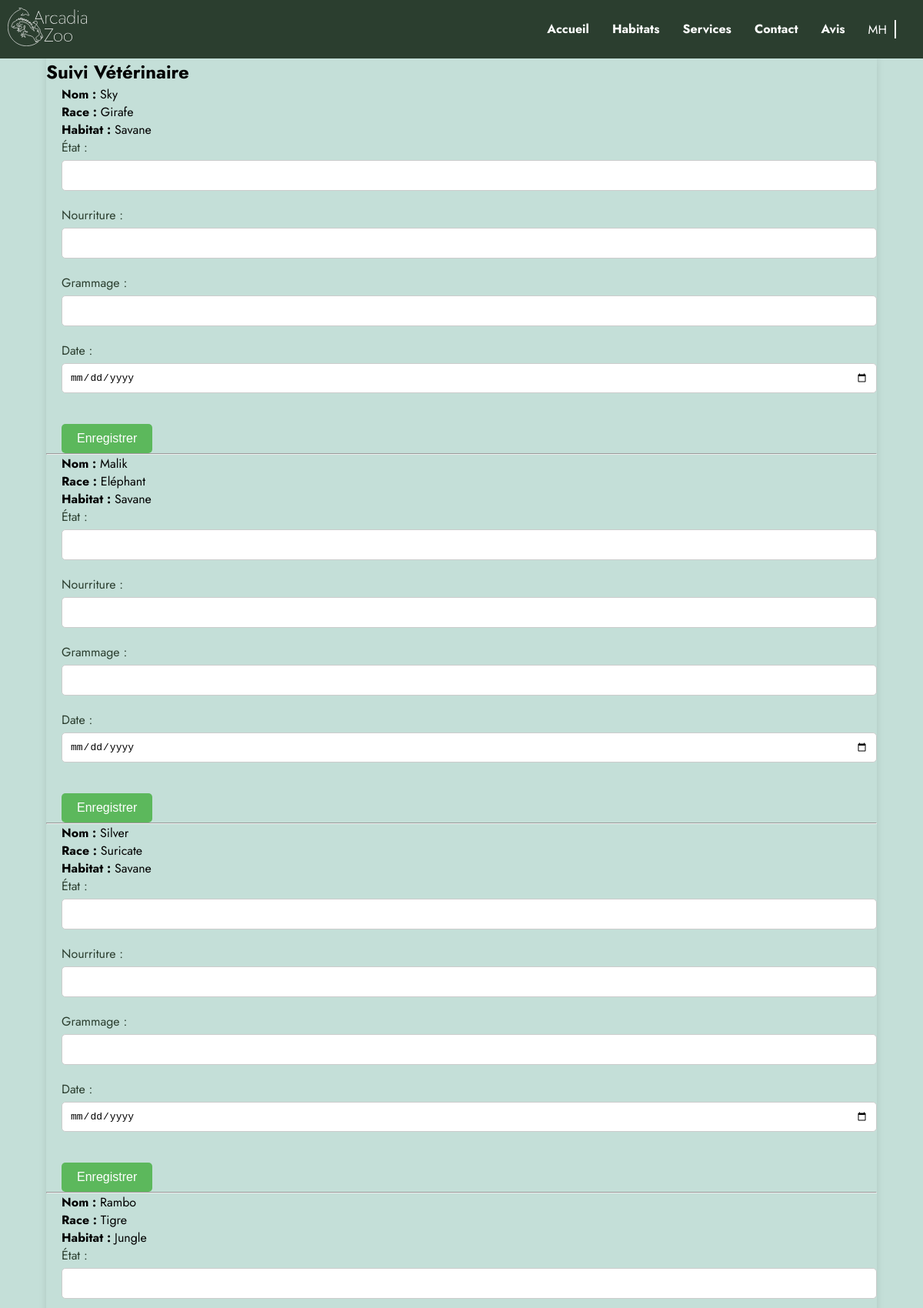
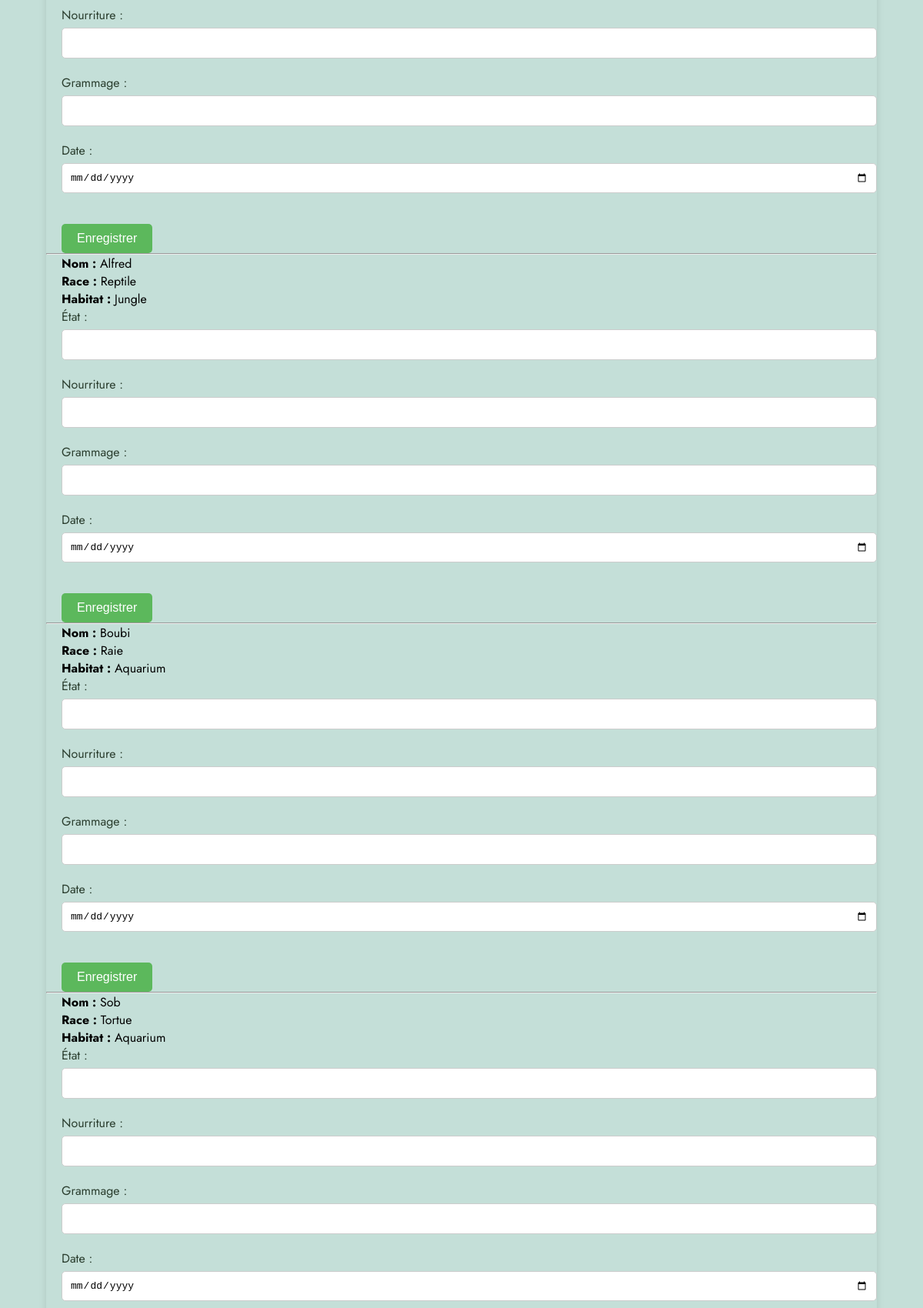
Screenshot of /vues/suivi_veterinaire.php (signed in, upper part) with the database file from the repository (2 pictures, top to bottom).
### tables this page shows
CREATE TABLE `animal` (
  `animal_id` int(11) NOT NULL,
  `prenom` varchar(50) DEFAULT NULL,
  `habitat_id` int(11) DEFAULT NULL,
  `race_id` int(11) DEFAULT NULL,
  `etat_id` int(11) DEFAULT NULL
);

CREATE TABLE `race` (
  `race_id` int(11) NOT NULL,
  `label` varchar(50) DEFAULT NULL
);

CREATE TABLE `habitat` (
  `habitat_id` int(11) NOT NULL,
  `nom` varchar(50) DEFAULT NULL,
  `description` varchar(50) DEFAULT NULL,
  `commentaire_habitat` varchar(50) DEFAULT NULL
);

### vues/suivi_veterinaire.php (the view, shortened to what this page needs)
<?php
try {
    $db = Database::getInstance();
    $conn = $db->getConnection();
    $query = "SELECT animal.animal_id, animal.prenom, race.label AS espece, habitat.nom AS habitat
                FROM animal
                JOIN race ON animal.race_id = race.race_id
                JOIN habitat ON animal.habitat_id = habitat.habitat_id";
    $stmt = $conn->prepare($query);
    $stmt->execute();
    $animals = $stmt->fetchAll(PDO::FETCH_ASSOC);
} catch (PDOException $e) {
    echo "Erreur : " . $e->getMessage();
    die();
}
?>
<!DOCTYPE html>
<html lang="fr">
<head>
    <link rel="stylesheet" href="../css/styles.css">
</head>
<body>
<header>
        <div class="header-content">
            <div class="logo">
                <img src="../src/images/logo/EFC_Logo_Arcadia_B_Nom.svg" alt="Arcadia Zoo">
            </div>
            <nav>
                <ul>
                    <li><a href="index.php">Accueil</a></li>
                    <li><a href="habitats.php">Habitats</a></li>
                    <li><a href="services.php">Services</a></li>
                    <li><a href="contact.php">Contact</a></li>
                    <li><a href="avis.php">Avis</a></li>
                    <?php if (isset($_SESSION['username'])): ?>
                        <li class="user-menu">
                        <span><?= htmlspecialchars($_SESSION['username']); ?></span>
                            <div class="separateur"></div>
                        </li>
                    <?php else: ?>
                        <li><a href="connexion.php">Connexion</a></li>
                    <?php endif; ?>
                </ul>
            </nav>
        </div>
    </header>
    <div class="content">
        <h2>Suivi Vétérinaire</h2>
        <div class="animals">
            <?php foreach ($animals as $animal): ?>
                <div class=".animal-block">
                    <div class="animal-info">
                        <p><strong>Nom :</strong> <?= htmlspecialchars($animal['prenom']); ?></p>
                        <p><strong>Race :</strong> <?= htmlspecialchars($animal['espece']); ?></p>
                        <p><strong>Habitat :</strong> <?= htmlspecialchars($animal['habitat']); ?></p>
                        <form action="../controleurs/traiter_suivi_veterinaire.php" method="post">
                            <div class="form-groupe">
                                <label for="etat">État :</label>
                                <input type="text" id="etat" name="etat" required>
                            </div>
                            <div class="form-groupe">
                                <label for="nourriture">Nourriture :</label>
                                <input type="text" id="nourriture" name="nourriture" required>
                            </div>
                            <div class="form-groupe">
                                <label for="grammage">Grammage :</label>
                                <input type="text" id="grammage" name="grammage" required>
                            </div>
                            <div class="form-groupe">
                                <label for="date_passage">Date :</label>
                                <input type="date" id="date_passage" name="date_passage" required>
                            </div>
                            <button type="submit" class="submit-btn">Enregistrer</button>
                        </form>
                    </div>
                </div>
                <hr>
            <?php endforeach; ?>
        </div>
    </div>
</body>
</html>

### CSS/styles.css (style rules this page uses)
* { margin: 0; padding: 0; box-sizing: border-box; }
body { display: flex; flex-direction: column; min-height: 100vh; }
body, html { height: 100%; margin: 0; background-color: #c4dfd8; }
.header-content { width: 100%; background-color: #2b3e2f; color: white; display: flex; justify-content: space-between; align-items: center; padding: 10px 10px; position: relative; z-index: 1000; }
.header-content nav ul { list-style: none; display: flex; margin: 0; padding: 0; }
.header-content nav li { margin: 0 15px; position: relative; }
.header-content nav a { color: white; text-decoration: none; font-weight: bold; }
.header-content nav .user-menu { display: flex; align-items: center; position: relative; }
.header-content nav .user-menu .separateur { height: 24px; width: 2px; background-color: white; margin: 0 10px; }
.content { width: 90%; background-color: #c4dfd8; box-shadow: 0 0 10px rgba(0, 0, 0, 0.1); margin: 0 auto; flex: 1; }
.logo img { height: 50px; }
ul ,h2 ,h1 ,div, p { font-family: "jost"; }
.form-groupe { margin-bottom: 20px; text-align: left; }
.form-groupe label { display: block; margin-bottom: 5px; font-size: 1em; color: #2b3e2f; }
.form-groupe input { width: 100%; padding: 10px; font-size: 1em; border: 1px solid #ccc; border-radius: 5px; }
.submit-btn { background-color: #5cb85c; color: white; border: none; padding: 10px 20px; font-size: 1em; border-radius: 5px; cursor: pointer; margin-top: 20px; }
.form-groupe { margin-bottom: 20px; }
.animal-info { flex: 1; padding-left: 20px; }

### rows the page displays
animal: prenom "Sky", race.label "Girafe", habitat.nom "Savane"
animal: prenom "Malik", race.label "Eléphant", habitat.nom "Savane"
animal: prenom "Silver", race.label "Suricate", habitat.nom "Savane"
animal: prenom "Rambo", race.label "Tigre", habitat.nom "Jungle"
animal: prenom "Alfred", race.label "Reptile", habitat.nom "Jungle"
animal: prenom "Boubi", race.label "Raie", habitat.nom "Aquarium"
animal: prenom "Sob", race.label "Tortue", habitat.nom "Aquarium"

### other values shown
$_SESSION['username'] "MH"
